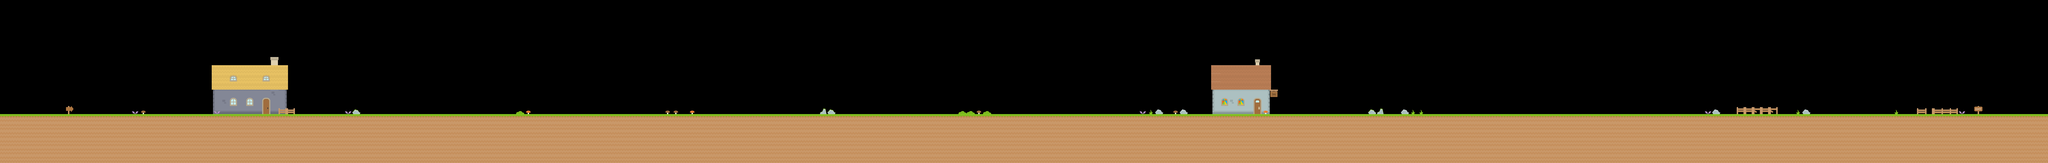

A 2D game scene composited from a Tiled map and its tileset images. What follows is a short description and the map's XML, with each tile layer's data collapsed to a summary:
An orthogonal 250x20 tile map with 70x70 px tiles, 2 tile layers (Tile Layer 1, Tile Layer 2), 3 tilesets.

<map version="1.4" tiledversion="1.4.3" orientation="orthogonal" renderorder="right-down" width="250" height="20" tilewidth="70" tileheight="70" infinite="0" nextlayerid="3" nextobjectid="1">
 <tileset firstgid="1" source="tiles_spritesheet.tsx" />
 <tileset firstgid="157" source="buildings.tsx" />
 <tileset firstgid="255" source="Items.tsx" />
 <layer id="1" name="Tile Layer 1" width="250" height="20">
  <data>[5000 cells, 1608 non-empty, 28 distinct tile ids]</data>
 </layer>
 <layer id="2" name="Tile Layer 2" width="250" height="20">
  <data>[5000 cells, 62 non-empty, 26 distinct tile ids]</data>
 </layer>
</map>
